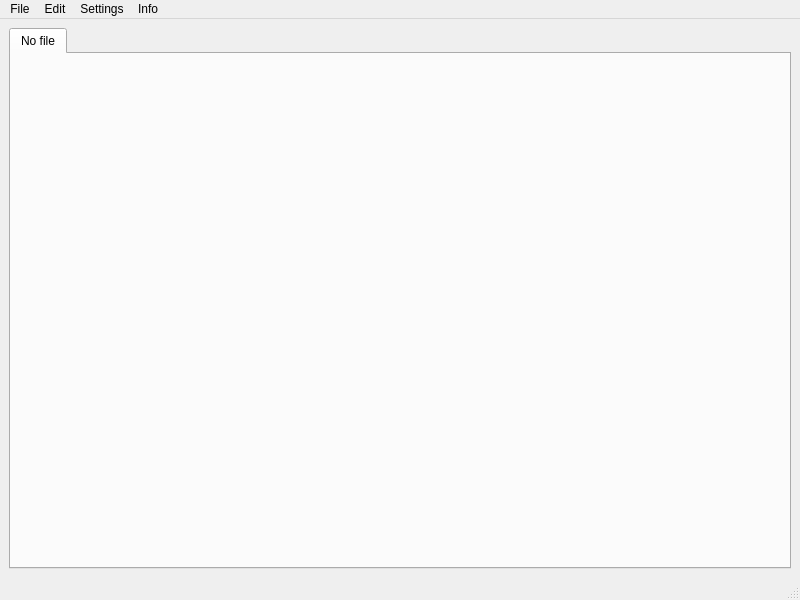
<?xml version="1.0" encoding="UTF-8"?>
<ui version="4.0">
 <class>MainWindow</class>
 <widget class="QMainWindow" name="MainWindow">
  <property name="geometry">
   <rect>
    <x>0</x>
    <y>0</y>
    <width>800</width>
    <height>600</height>
   </rect>
  </property>
  <property name="windowTitle">
   <string>Accounting of electrical equipment</string>
  </property>
  <widget class="QWidget" name="centralwidget">
   <layout class="QVBoxLayout" name="verticalLayout">
    <item>
     <widget class="QTabWidget" name="tabWidget">
      <property name="currentIndex">
       <number>0</number>
      </property>
      <widget class="QWidget" name="empty">
       <property name="enabled">
        <bool>false</bool>
       </property>
       <attribute name="title">
        <string>No file</string>
       </attribute>
      </widget>
     </widget>
    </item>
   </layout>
  </widget>
  <widget class="QMenuBar" name="menubar">
   <property name="geometry">
    <rect>
     <x>0</x>
     <y>0</y>
     <width>800</width>
     <height>26</height>
    </rect>
   </property>
   <widget class="QMenu" name="menuFile">
    <property name="title">
     <string>File</string>
    </property>
    <addaction name="actionNew"/>
    <addaction name="actionOpen"/>
    <addaction name="actionSave"/>
    <addaction name="actionClose"/>
    <addaction name="actionRename"/>
   </widget>
   <widget class="QMenu" name="menuSettings">
    <property name="title">
     <string>Settings</string>
    </property>
    <widget class="QMenu" name="menuLanguage">
     <property name="title">
      <string>Language</string>
     </property>
     <addaction name="actionRussian"/>
     <addaction name="actionEnglish"/>
    </widget>
    <addaction name="menuLanguage"/>
    <addaction name="actionAuto_saving"/>
   </widget>
   <widget class="QMenu" name="menuInfo">
    <property name="title">
     <string>Info</string>
    </property>
    <addaction name="actionAbout_author"/>
    <addaction name="actionHelp"/>
   </widget>
   <widget class="QMenu" name="menuEdit">
    <property name="title">
     <string>Edit</string>
    </property>
    <addaction name="actionAddRow"/>
    <addaction name="actionRemoveRow"/>
   </widget>
   <addaction name="menuFile"/>
   <addaction name="menuEdit"/>
   <addaction name="menuSettings"/>
   <addaction name="menuInfo"/>
  </widget>
  <widget class="QStatusBar" name="statusbar"/>
  <action name="actionRussian">
   <property name="checkable">
    <bool>true</bool>
   </property>
   <property name="checked">
    <bool>true</bool>
   </property>
   <property name="text">
    <string>Russian</string>
   </property>
  </action>
  <action name="actionEnglish">
   <property name="checkable">
    <bool>true</bool>
   </property>
   <property name="checked">
    <bool>false</bool>
   </property>
   <property name="text">
    <string>English</string>
   </property>
  </action>
  <action name="actionNew">
   <property name="text">
    <string>New</string>
   </property>
  </action>
  <action name="actionOpen">
   <property name="text">
    <string>Open</string>
   </property>
  </action>
  <action name="actionSave">
   <property name="enabled">
    <bool>false</bool>
   </property>
   <property name="text">
    <string>Save</string>
   </property>
  </action>
  <action name="actionAbout_author">
   <property name="text">
    <string>About author</string>
   </property>
  </action>
  <action name="actionHelp">
   <property name="text">
    <string>Help</string>
   </property>
  </action>
  <action name="actionAddRow">
   <property name="text">
    <string>Add Row</string>
   </property>
  </action>
  <action name="actionRemoveRow">
   <property name="text">
    <string>Remove Row</string>
   </property>
  </action>
  <action name="actionClose">
   <property name="text">
    <string>Close</string>
   </property>
  </action>
  <action name="actionRename">
   <property name="text">
    <string>Rename</string>
   </property>
  </action>
  <action name="actionAuto_saving">
   <property name="checkable">
    <bool>true</bool>
   </property>
   <property name="checked">
    <bool>true</bool>
   </property>
   <property name="text">
    <string>Auto saving</string>
   </property>
  </action>
 </widget>
 <resources/>
 <connections/>
</ui>
